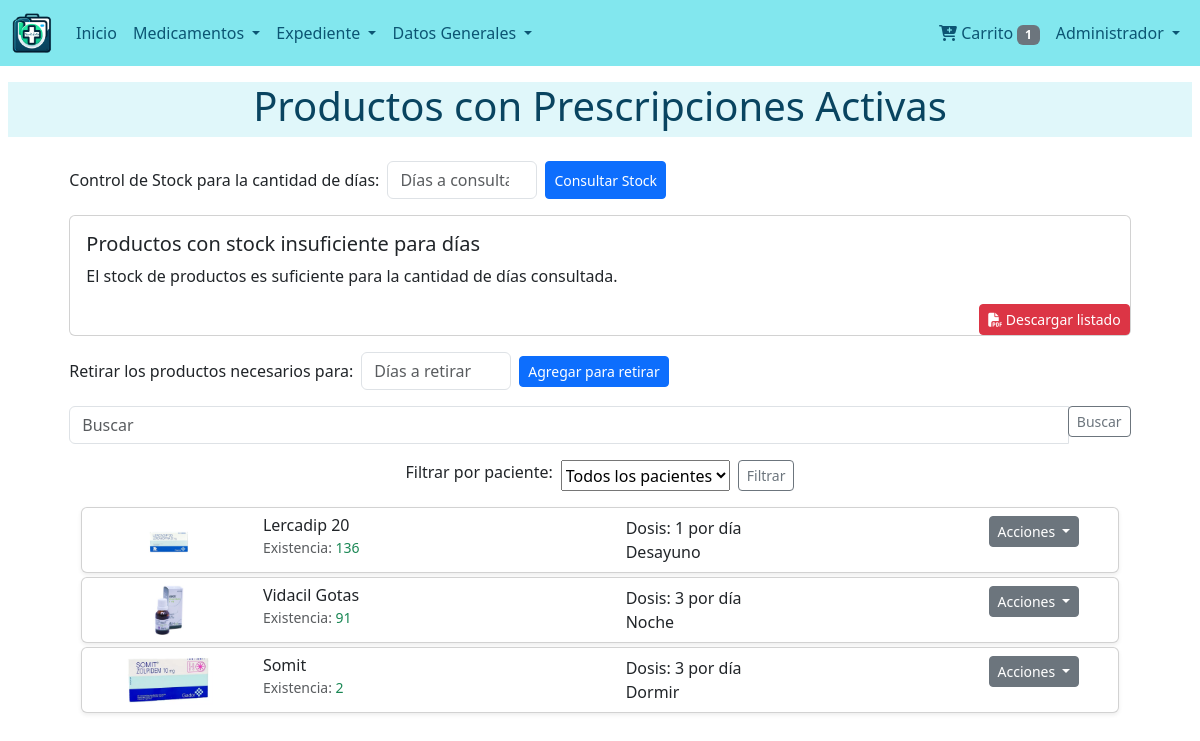
The app's page /medicacion/productos-activos/ (signed in), older data.
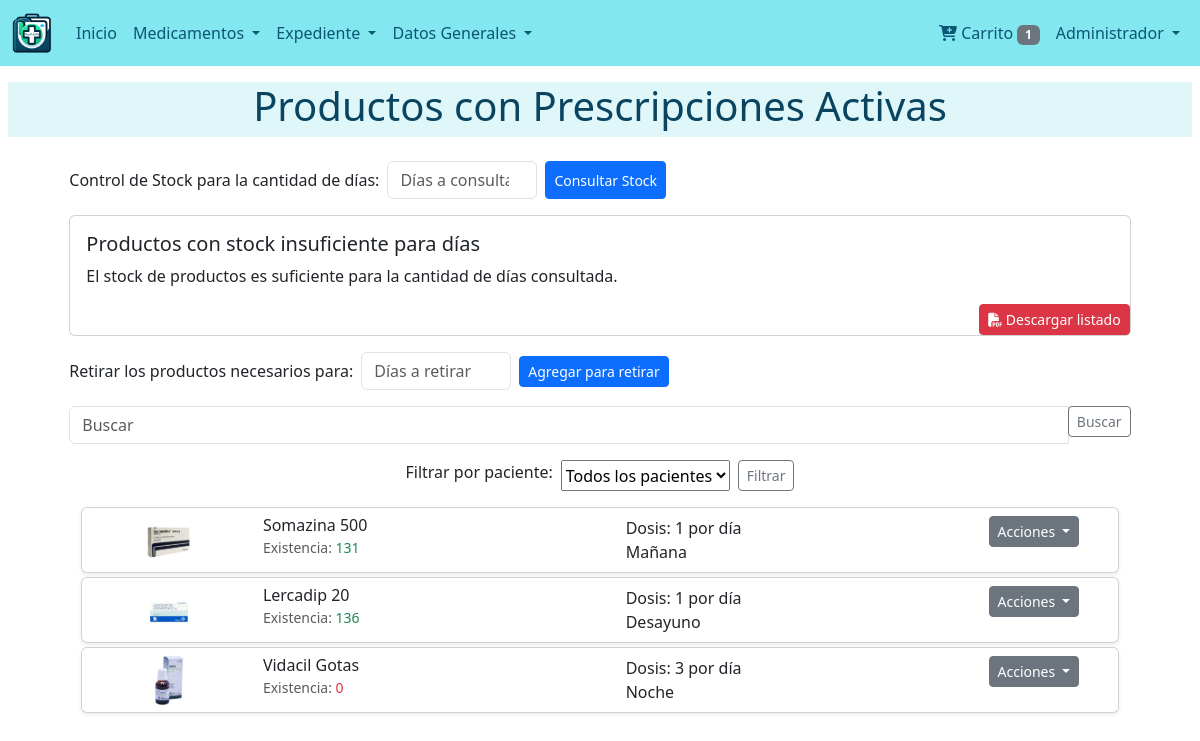
The same page, newer data.
### products/models.py (models this page shows, shortened)
class Product(models.Model):
    nombre_local = models.CharField("Nombre", max_length=50, unique=True)
    existencia = models.PositiveBigIntegerField("Existencia en Inventario")
    uso_cotidiano=models.BooleanField("Usado actualmente", default=True)
    venta_controlada = models.BooleanField("Venta Controlada", default=False)
    presentacion = models.ForeignKey(Presentation, on_delete=models.SET_NULL, null=True, blank=True)
    cantidad_caja=models.PositiveBigIntegerField("Cantidad por caja", default=1)
    precio = models.PositiveBigIntegerField("Precio", default=0)
    compuesto_principal = models.TextField("Compuesto Principal", max_length=100, blank=True) # Debe ser una lista desplegable
    especialidad = models.ManyToManyField(Specialty, blank=True)
    fabricante = models.CharField("Fabricante", max_length=100, null=True, blank=True)
    pais = models.CharField("País", max_length=50, default='Paraguay', blank=True)
    descripcion = models.TextField("Descripción", blank=True)
    usos = models.TextField("Usos posibles", blank=True)
    posologia = models.TextField("Posología", blank=True)
    embarazo = models.TextField("Embarazo", blank=True)
    lactancia = models.TextField("Lactancia", blank=True)
    contraindicaciones = models.TextField("Contraindicaciones", blank=True)
    precauciones = models.TextField("Precauciones", blank=True)
    reacciones_adversas = models.TextField("Reacciones Adversas", blank=True)
    interacciones = models.TextField("Interacciones", blank=True)
    codigo_barras = models.CharField(max_length=100, unique=True, null=True, blank=True)
    imagen_caja=models.ImageField(upload_to='products/',null=True, blank=True)
    slug=models.SlugField(null=True, blank=True, unique=True)
    creado_el = models.DateTimeField("Creado el", auto_now_add=True)
    creado_por = models.ForeignKey(settings.AUTH_USER_MODEL, on_delete=models.SET_NULL, null=True, related_name='productos_creados')
    paciente = models.ForeignKey(
        settings.AUTH_USER_MODEL,
        on_delete=models.CASCADE,
        related_name='productos_asociados',
        verbose_name=_("Paciente")
    )
    class Meta:
        verbose_name = ("Producto")
        verbose_name_plural = ("Productos")

### consultations/models.py (models this page shows, shortened)
class Prescription(models.Model):
    consulta = models.ForeignKey(
    'consultations.Consultation',
    on_delete=models.CASCADE,
    related_name='prescriptions',
    null=False, verbose_name=_("Consulta Relacionada")
    )
    producto = models.ForeignKey(
        Product,
        on_delete=models.CASCADE,
        related_name='prescriptions',
        verbose_name=_("Producto")
    )
    dosis = models.PositiveIntegerField(verbose_name=_("Dosis diaria"))
    frecuencia = models.CharField(max_length=255, verbose_name=_("Frecuencia"))
    periodo = models.PositiveIntegerField(null=True,blank=True, verbose_name=_("Periodo (días)"))
    periodo_indefinido = models.BooleanField(default=False, verbose_name=_("Periodo Indefinido"))
    activa = models.BooleanField(default=True, verbose_name=_("Activa"))
    paciente = models.ForeignKey(settings.AUTH_USER_MODEL, on_delete=models.CASCADE, related_name='prescripciones_asociadas', verbose_name=_("Paciente"))
    creado_por = models.ForeignKey(settings.AUTH_USER_MODEL, on_delete=models.SET_NULL, null=True, related_name='prescripciones_creadas')
    creado_el = models.DateTimeField(auto_now_add=True)
    def get_absolute_url(self):
        return reverse('consultations:prescription_detail', kwargs={'pk': self.pk})
    class Meta:
        verbose_name = _("Prescripción")
        verbose_name_plural = _("Prescripciones")

### medication/views.py (the view)
# urls.py: path('productos-activos/', views.ActiveProductListView.as_view(), name='medication_list'),
class ActiveProductListView(ListView):
    model = Product
    template_name = 'medication/list.html'
    filterset_class = MedicationFilter
    def get_queryset(self):
        usuario = self.request.user
        queryset = super().get_queryset().filter(prescriptions__activa=True).distinct()
        paciente_id = self.request.GET.get('paciente')
        if paciente_id:
            queryset = queryset.filter(paciente_id=paciente_id)
        else:
            pass
        return queryset
    def get_context_data(self, **kwargs):
        context = super().get_context_data(**kwargs)
        context['pacientes'] = UserModel.objects.filter(
            id__in=RequestPatient.objects.filter(
                Q(solicitante=self.request.user) | Q(paciente=self.request.user),
                estado=RequestPatient.ESTADO_ACEPTADO
            ).values_list('paciente_id', flat=True)
        )
        return context

### dispensers/context_processors.py (called while the page is built)
def cart_processor(request):
    dispenser = get_or_create_dispenser(request)
    return {'cart_item_count': dispenser.products.count() if dispenser else 0}

### dispensers/utils.py (called while the page is built, shortened)
def get_or_create_dispenser(request):
    user = request.user if request.user.is_authenticated else None
    if user:
        dispenser = Dispenser.objects.filter(user=user).first()
        if dispenser:
            request.session['dispenser_id'] = dispenser.dispenser_id
            return dispenser

### users/context_processors.py (called while the page is built)
def open_requests(request):
    if request.user.is_authenticated:
        return {
            'open_requests': RequestPatient.objects.filter(paciente=request.user, estado=RequestPatient.ESTADO_PENDIENTE)
        }
    return {}

def is_patient(request):
    if request.user.is_authenticated:
        return {'is_patient': request.user.groups.filter(name__in=["Paciente", "Administrador"]).exists()}
    return {'is_patient': False}

### medication/templates/medication/list.html (shortened to what this page needs)
{% extends "base.html" %}
{% load static %}
{% block content %}
{% include "snippets/title.html" with title='Productos con Prescripciones Activas' %}
<div class="container">
    <div class="row justify-content-center">
        <div class="col-md-11">
            <div class="d-flex align-items-center mb-3">
                <span class="me-2">Control de Stock para la cantidad de días:</span>
                <form method="get" action="" class="d-flex">
                    <input type="number" name="days" class="form-control me-2" placeholder="Días a consultar" value="{{ days }}" style="width: 150px;">
                    <button type="submit" class="btn btn-primary btn-sm">Consultar Stock</button>
                </form>
            </div>
            <div class="card mb-3">
                <div class="card-body">
                    <h5 class="card-title">Productos con stock insuficiente para {{ days }} días</h5>
                    {% for item in insufficient_stock_products %}
                        <p class="card-text">{{ item.product.nombre_local }} - Existencia: {{ item.existencia }} - Faltan: {{ item.faltan }} </p>
                        {% empty %}
                        <p class="card-text">El stock de productos es suficiente para la cantidad de días consultada.</p>
                    {% endfor %}
                </div>
                <form method="get" action="{% url 'medication:export_products_pdf' %}" class="d-flex justify-content-end">
                    <button type="submit" class="btn btn-danger btn-sm">
                        <i class="fas fa-file-pdf"></i> Descargar listado
                    </button>
                </form>
            </div>
            <form method="post" action="{% url 'dispensers:add_multiple' %}">
                <div class="d-flex align-items-center mb-3">
                    <span class="me-2">Retirar los productos necesarios para:</span>
                        <input type="number" name="days" class="form-control me-2" placeholder="Días a retirar" required style="width: 150px;">
                        <button type="submit" class="btn btn-primary btn-sm"> Agregar para retirar </button>
                </div>
            </form>
            {% include "medication/snippets/filter.html" %}
            {% if object_list %}
                    {% include "medication/snippets/list.html" %}
                </div>
            {% else %}
                <p>No hay productos con prescripciones activas.</p>
            {% endif %}
        </div>
    </div>
</div>
{% endblock content %}

### medication/templates/medication/snippets/list.html (shortened to what this page needs)
<div class="container mt-3">
{% if object_list|length > 0 %}
    {% for product in object_list %}
        <div class="card mb-1 shadow-sm">
            <div class="row g-0 align-items-center">
                <div class="col-md-2 d-flex justify-content-center">
                    <img src="{{ product.imagen_caja.url }}" class="img-fluid rounded-start" alt="{{ product.nombre_local }}" style="max-height: 50px; width: auto;">
                </div>
                <div class="col-md-10">
                    <div class="card-body p-2">
                        <div class="row">
                            <div class="col-md-5">
                                <h6 class="card-title mb-0">{{ product.nombre_local }}</h6>
                                <p class="card-text">
                                    <small class="text-muted">Existencia:
                                        <span class="{% if product.existencia <= 0 %}text-danger{% else %}text-success{% endif %}">
                                            {{ product.existencia }}
                                        </span>
                                    </small>
                                </p>
                            </div>
                            {% if product.prescriptions.exists %}
                                {% with prescription=product.prescriptions.first %}
                                    <div class="col-md-5">
                                        <p class="card-text mb-0">
                                            Dosis: {{ prescription.dosis }} por día  <br>
                                            {{ prescription.frecuencia }}
                                        </p>
                                    </div>
                                    <div class="col-md-2">
                                        <div class="dropdown">
                                            <button class="btn btn-secondary btn-sm dropdown-toggle" type="button" id="dropdownMenuButton{{ forloop.counter }}" data-bs-toggle="dropdown" aria-expanded="false">
                                                Acciones
                                            </button>
                                        </div>
                                    </div>
                                {% endwith %}
                            {% endif %}
                        </div>
                    </div>
                </div>
            </div>
        </div>
    {% endfor %}
{% else %}
    <p>No hay productos con prescripciones activas.</p>
{% endif %}
</div>

Row changes from the older to the newer data that the page shows:
no longer on this page (row edited): Product: imagen_caja (picture), nombre_local "Somit", existencia "2", prescriptions.first.dosis "3", prescriptions.first.frecuencia "Dormir"
now on this page (row unchanged): Product: imagen_caja (picture), nombre_local "Somazina 500", existencia "131", prescriptions.first.dosis "1", prescriptions.first.frecuencia "Mañana"
changed Product "Vidacil Gotas": existencia "91" → "0"
